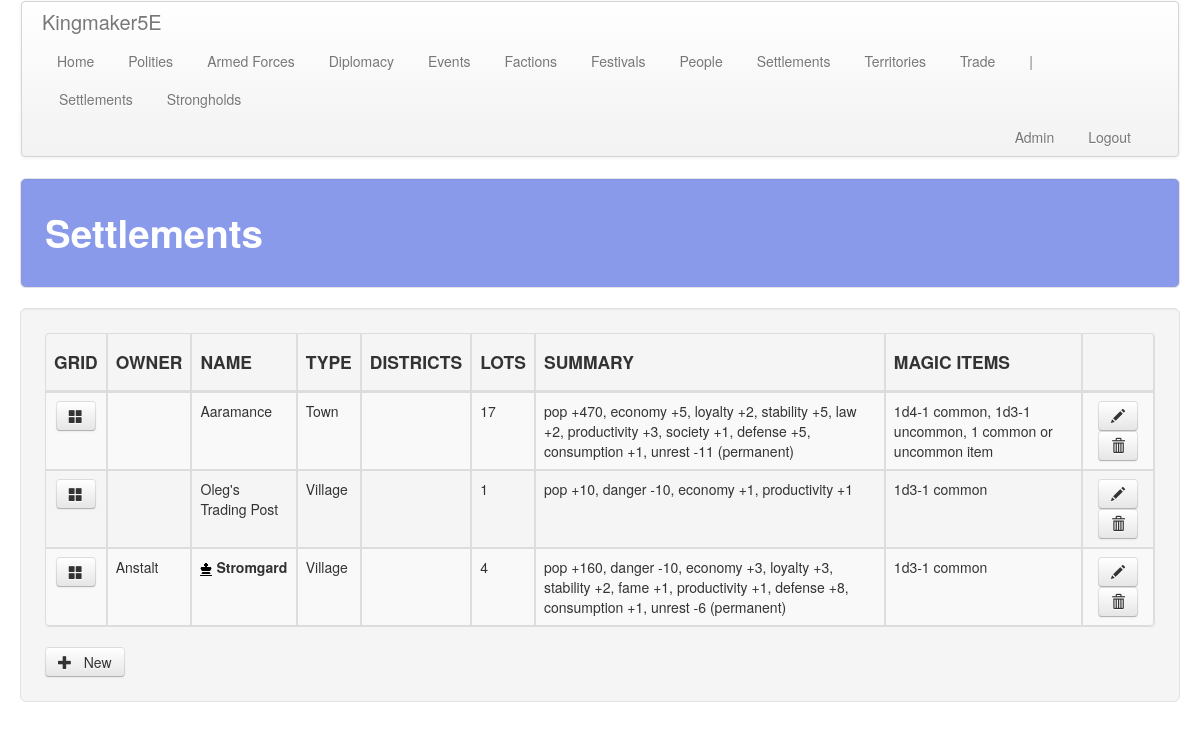
Screenshot of /settlements/ (signed in) with the database file from the repository.
### settlements/models.py (models this page shows, shortened)
class Settlement(models.Model):
    territory = models.ForeignKey(
        'territory.Territory', on_delete=models.SET_NULL,
        related_name='settlement', related_query_name='settlement',
        null=True, blank=True
    )
    name = models.CharField(max_length=default_max_length)
    capital = models.BooleanField(default=False)

class Type(models.Model):
    name = models.CharField(max_length=default_max_length)
    max_lots = models.IntegerField(blank=True, null=True)
    con_bonus = models.FloatField()
    pop_mult = models.FloatField()
    dan_mod = models.IntegerField()
    att_mod = models.IntegerField()
    magic_items = models.CharField(max_length=default_max_length, blank=True, null=True)

### territory/models.py (models this page shows, shortened)
class Territory(models.Model):
    polity = models.ForeignKey(
        'polity.Polity', on_delete=models.SET_NULL, default=1,
        related_name='territory', related_query_name='territory',
        null=True, blank=True,
    )
    map = models.ForeignKey(
        Map, on_delete=models.CASCADE, default=1,
        related_name='territory', related_query_name='territory'
    )
    hex = models.IntegerField()
    type = models.ForeignKey(
        Type, on_delete=models.CASCADE, default=1,
        related_name='territory', related_query_name='territory'
    )
    features = models.ManyToManyField(
        Feature, related_name='territory', related_query_name='territory',
        blank=True,
    )
    improvements = models.ManyToManyField(
        Improvement, related_name='territory', related_query_name='territory',
        blank=True,
    )
    notes = models.TextField(blank=True, null=True)
    img = models.TextField(blank=True, null=True)

### polity/models.py (models this page shows, shortened)
class Polity(models.Model):
    name = models.CharField(max_length=default_max_length)
    government = models.ForeignKey(
        Government, on_delete=models.CASCADE,
        related_name='polity', related_query_name='polity')
    alignment_lc = models.ForeignKey(
        AlignmentLC, on_delete=models.CASCADE,
        related_name='polity', related_query_name='polity')
    alignment_ge = models.ForeignKey(
        AlignmentGE, on_delete=models.CASCADE,
        related_name='polity', related_query_name='polity')
    treasury = models.IntegerField(default=0)
    unrest = models.IntegerField(default=0)
    fame = models.IntegerField(default=0)
    infamy = models.IntegerField(default=0)
    desc = models.TextField(default="", blank=True)
    tax_edict = models.ForeignKey(
        'core.TaxEdict', on_delete=models.CASCADE,
        related_name='polity', related_query_name='polity')
    promotion_edict = models.ForeignKey(
        'core.PromotionEdict', on_delete=models.CASCADE,
        related_name='polity', related_query_name='polity')
    holiday_edict = models.ForeignKey(
        'core.HolidayEdict', on_delete=models.CASCADE,
        related_name='polity', related_query_name='polity')
    recruitment_edict = models.ForeignKey(
        'core.RecruitmentEdict', on_delete=models.CASCADE,
        related_name='polity', related_query_name='polity')
    ruler_attribute_1 = models.ForeignKey(
        Attribute, on_delete=models.SET_NULL, null=True, blank=True,
        related_name='polity_ruler_1', related_query_name='polity_ruler_1')
    ruler_attribute_2 = models.ForeignKey(
        Attribute, on_delete=models.SET_NULL, null=True, blank=True,
        related_name='polity_ruler_2', related_query_name='polity_ruler_2')
    ruler_attribute_3 = models.ForeignKey(
        Attribute, on_delete=models.SET_NULL, null=True, blank=True,
        related_name='polity_ruler_3', related_query_name='polity_ruler_3')
    spymaster_attribute = models.ForeignKey(
        Attribute, on_delete=models.SET_NULL, null=True, blank=True,
        related_name='polity_spymaster', related_query_name='polity_spymaster')

### settlements/views.py (the view)
# urls.py: path('', views.settlements, name='settlements'),
def settlements(request):
    obj_plural_s = a_plural
    obj_plural = a_plural.replace(' ', '_')
    items = a_obj.objects.order_by('territory__polity__name', 'name')
    for settlement in items:
        get_settlement_details(settlement)
    return render(
        request, '%s/%s.html' % (app_name, obj_plural),
        {'title': obj_plural_s.title(), obj_plural: items}
    )

### common/settlements.py (called while the page is built, shortened)
def apply_deity_bonuses(building):
    if building.deity.name == "Great Church":
        if building.type.name.lower() == 'cathedral':
            building.loyalty += 4
            building.stability += 4
            building.unrest -= 4
            building.law += 2
        elif building.type.name.lower() == 'temple':
            building.loyalty += 2
            building.stability += 2
            building.unrest -= 2
        elif building.type.name.lower() == 'shrine':
            building.loyalty += 1
            building.unrest -= 1
    return {}

### common/utils.py (called while the page is built)
def get_signed_number(number):
    if number >= 0:
        s = '+%s' % number
    else:
        s = '-%s' % abs(number)
    return {'s': s}

### settlements/templates/settlements/settlements.html
<!DOCTYPE html>
{% extends 'settlements/base.html' %}
{% load staticfiles %}
{% block table_header %}
    <th style="text-align: center;"><h4>GRID</h4></th>
    <th><h4>OWNER</h4></th>
    <th><h4>NAME</h4></th>
    <th><h4>TYPE</h4></th>
    <th><h4>DISTRICTS</h4></th>
    <th><h4>LOTS</h4></th>
    <th><h4>SUMMARY</h4></th>
    <th><h4>MAGIC ITEMS</h4></th>
    <th><h4></h4></th>
{% endblock %}
{% block table_body %}
    {% for settlement in settlements %}
        <tr class="clickable-object" style="cursor: pointer;" data-href="{% url 'settlements:buildings' settlement_id=settlement.pk %}">
            <td style="text-align: center;">
                <a class="btn btn-default" href="{% url 'settlements:districts' settlement_id=settlement.pk %}">
                    <span class="glyphicon glyphicon-th-large"></span>
                </a>
            </td>
            <td>{{ settlement.territory.polity.name }}</td>
            <td>
                {% if settlement.capital %}
                    <img src="{% static 'img/glyphicons-halflings-211-king.png' %}" alt="capital"/>
                    <b>{{ settlement.name }}</b>
                {% else %}
                    {{ settlement.name }}
                {% endif %}
            </td>
            <td>{{ settlement.type.name }}</td>
            <td>{{ settlement.districts }}</td>
            <td>{{ settlement.lots }}</td>
            <td>{{ settlement.att_summary }}</td>
            <td>{{ settlement.magic_items_string }}</td>
            <td style="text-align: center;">
                {% if user.is_authenticated %}
                    <a class="btn btn-default" href="{% url 'settlements:settlement_edit' pk=settlement.pk %}">
                        <span class="glyphicon glyphicon-pencil"></span>
                    </a>
                    <a class="btn btn-default" href="{% url 'settlements:settlement_delete' pk=settlement.pk %}">
                        <span class="glyphicon glyphicon-trash"></span>
                    </a>
                {% endif %}
            </td>
        </tr>
    {% endfor %}
{% endblock %}
{% block table_new_item %}
    <a class="btn btn-default" href="{% url 'settlements:settlement_new' %}">
        <div><span class="glyphicon glyphicon-plus"></span>&nbsp;&nbsp;&nbsp;New</div>
    </a>
{% endblock %}

### static/css/hexagons.css (style rules this page uses)
* { margin: 0; padding: 0; }

### rows the page displays
Settlement: name "Aaramance", type.name "Town", lots "17", att_summary "pop +470, economy +5, loyalty +2, stability +5, law +2, productivity +3, society +1, defense +5, consumption +1, unrest -11 (permanent)", magic_items_string "1d4-1 common, 1d3-1 uncommon, 1 common or uncommon item"
Settlement: name "Oleg's Trading Post", type.name "Village", lots "1", att_summary "pop +10, danger -10, economy +1, productivity +1", magic_items_string "1d3-1 common"
Settlement: territory.polity.name "Anstalt", capital True (drawn), name "Stromgard", type.name "Village", lots "4", att_summary "pop +160, danger -10, economy +3, loyalty +3, stability +2, fame +1, productivity +1, defense +8, consumption +1, unrest -6 (permanent)", magic_items_string "1d3-1 common"

### other values shown
{{ title }} "Settlements"
